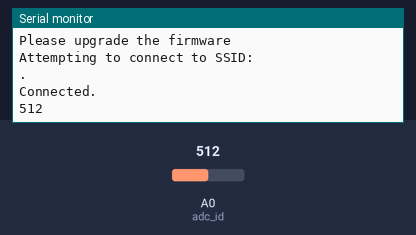
This sketch was run on a simulated Arduino MKR. On the bench: the last lines printed to the serial monitor. Inputs (shaded band) come from the test bench; at power-on: A0 (adc_id) = 512. WiFi joins after 1.5 s; servers stay silent unless stated.

Above: at 7.3 s.
7.4 s: A0 (adc_id) set to 716
At 7.9 s:
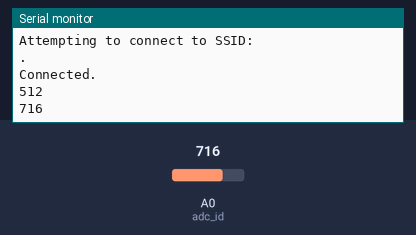
8.9 s: A0 (adc_id) set to 900
At 10.2 s:
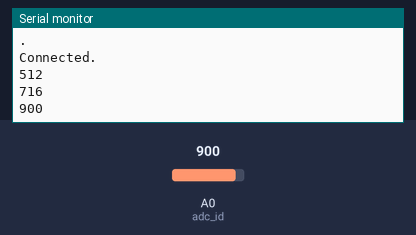

The sketch:

quacqua_arduino_nano.ino
```cpp
#include <WiFiNINA.h>
#include "ThingSpeak.h"  // always include thingspeak header file after other header files and custom macros

char ssid[] = "";  //  your network SSID (name)
char pass[] = "";  // your network password
int keyIndex = 0;           // your network key Index number (needed only for WEP)
WiFiClient client;

unsigned long myChannelNumber = 2074638;
const char* myWriteAPIKey = "C6S6GJ8Q0BMBUM3B";
/*my variables*/


int adc_id = A0;
int HistoryValue = 0;

int sendVal;

unsigned long ta;
unsigned long tb;
unsigned long deltat;

bool statopa = false;
bool statopb = true;
int flag;


int send;

void setup() {
  Serial.begin(9600);
  Serial.begin(115200);  // Initialize serial


  // check for the WiFi module:
  if (WiFi.status() == WL_NO_MODULE) {
    Serial.println("Communication with WiFi module failed!");
    // don't continue
    while (true)
      ;
  }

  String fv = WiFi.firmwareVersion();
  if (fv != "1.0.0") {
    Serial.println("Please upgrade the firmware");
  }

  ThingSpeak.begin(client);  //Initialize ThingSpeak
}

void loop() {

  // Connect or reconnect to WiFi
  if (WiFi.status() != WL_CONNECTED) {
    Serial.print("Attempting to connect to SSID: ");
    Serial.println(ssid);
    while (WiFi.status() != WL_CONNECTED) {
      WiFi.begin(ssid, pass);  // Connect to WPA/WPA2 network. Change this line if using open or WEP network
      Serial.print(".");
      delay(5000);
    }
    Serial.println("\nConnected.");
  }

  int value = analogRead(adc_id);  // get adc value

  if (((HistoryValue >= value) && ((HistoryValue - value) > 10)) || ((HistoryValue < value) && ((value - HistoryValue) > 10))) {
    HistoryValue = value;
          Serial.println(value);

  }

  if ((value > 200) && (flag == 0)) {
    ta = millis();
    flag = 1;
  }
  if ((value < 200) && (flag == 1)) {
    tb = millis();
    flag = 0;
    deltat = tb - ta;
    if (deltat > 5000) {
      unsigned long result = deltat;
      Serial.print("Tempo: ");
      Serial.println(result);
      sendVal = (int)result;

      comunica(sendVal);
    }
  }
}


// Write to ThingSpeak. There are up to 8 fields in a channel, allowing you to store up to 8 different
// pieces of information in a channel.  Here, we write to field 1.
void comunica(int number) {
  unsigned long x = ThingSpeak.writeField(myChannelNumber, 1, number, myWriteAPIKey);
  if (x == 200) {
    Serial.println("Channel update successful.");
  } else {
    Serial.println("Problem updating channel. HTTP error code " + String(x));
  }

  // change the value
  number++;
  if (number > 99) {
    number = 0;
  }

  delay(20000);  // Wait 20 seconds to update the channel again
}
```

Measured:
- after the input at 7.4 s, the serial monitor: prints a new line at once (image 1)
- after the input at 8.9 s, the serial monitor: prints a new line at once (image 2)
